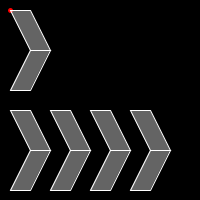
Frame 1 (no input)
Frame 60 (the mouse pressed at the canvas centre just before this capture): identical to frame 1, image omitted
Frame 120 (the mouse held since frame 60 and released just before this capture): identical to frame 1, image omitted

The Processing sketch that drew this single still picture (run headless with seeded random() and noise(); from frame 60 on, the mouse is pressed at the canvas centre):

// Processing sketch: arrowShape
// ── arrowShape.pde
// Building block for arrow shape
// Modify pos, size, series, colors, outline, and fill

// Color scheme
color whiteAlpha100 = color(255, 100);
color whiteSolid = color(255);
color blackSolid = color(0);
color redSolid = color(255, 0, 0);
color greenSolid = color(0, 255, 0); 
color blueSolid = color(0, 0, 255);

// Object
Arrow arrowOne;

// %%%%%%%%%%%%%%%%%%%%%%%%%%%%%%%%%%%%%%%%%%%%%%%%%%%%%%%%%%%%%%%%%%%%%%%%%%

void setup() {
    size(200, 200);
    // Parameter(Width, Height, Outline Visibility, Outline Color, 
    // Outline Weight, Fill Visibility, Fill Color)
    arrowOne = new Arrow(40, 80, true, whiteSolid, 1, true, whiteAlpha100);    
}

// %%%%%%%%%%%%%%%%%%%%%%%%%%%%%%%%%%%%%%%%%%%%%%%%%%%%%%%%%%%%%%%%%%%%%%%%%%

void draw() {
  background(blackSolid);
  pushMatrix();
      translate(0, 0);
      
      // Pt to confirm location of origin in shape
      strokeWeight(5);
      stroke(redSolid);
      point(10, 10);
      
      // Parameter(xPos, yPos); pos is top left corner
      arrowOne.drawArrow(10, 10);
      
      // Parameter(xPos, yPos, Rotation Angle, Num of Arrows in Series, 
      // Spacing Between Arrows)
      arrowOne.drawArrowSeries(10, 10 + 100, 0, 4, 20);
  popMatrix();   
}

// ── Arrow.pde
// Class for arrow shape creation
class Arrow {  
  
  // Class Variables
  int w, h;
  boolean outlineVis, fillVis;
  color outlineColor, fillColor;
  int outlineWeight;
     
  // %%%%%%%%%%%%%%%%%%%%%%%%%%%%%%%%%%%%%%%%%%%%%%%%%%%%%%%
  // Class Constructor
  // Used to construct arrow object
  Arrow(int widthDim, int heightDim, boolean lineVis, color lineColor, int lineWeight, boolean filledVis, color filledColor){     
      this.w = widthDim;
      this.h = heightDim;
      this.outlineVis = lineVis;
      this.fillVis = filledVis;
      this.outlineColor = lineColor;
      this.fillColor = filledColor;
      this.outlineWeight = lineWeight;
  }
 
  // %%%%%%%%%%%%%%%%%%%%%%%%%%%%%%%%%%%%%%%%%%%%%%%%%%%%%%%
  // Class Methods
  
  // *******************************************************
  // Draw series of arrows
  void drawArrowSeries(int x, int y, float angle, int series, int spacing){   
      pushMatrix();
      rotate(angle);
      for(int i=1; i < series + 1; i++){
          pushMatrix();
              translate(x, y);       // Define pos for each iteration
              drawArrow(0, 0);       // Draw single arrow
              x += w/2 + spacing;    // Increment x-pos
          popMatrix();
      }
      popMatrix(); 
  }
  
  // *******************************************************
  // Draw single arrow shape at defined x- and y-pos
  void drawArrow(int x, int y){
      pushMatrix();
          // Controls option for fill visibility
          if(fillVis){
              fill(fillColor);
          }
          else{
              noFill();
          }
          
          // Controls option for outline visibility
          if(outlineVis){
              stroke(outlineColor);
              strokeWeight(outlineWeight);
          }
          else{
              noStroke();
          }
          translate(x, y);     // Defines actual pos of arrow shape
          quad(0, 0, w/2, 0, w, h/2, w/2, h/2);
          quad(w/2, h/2, w, h/2, w/2, h, 0, h);
      popMatrix();
  }
}
